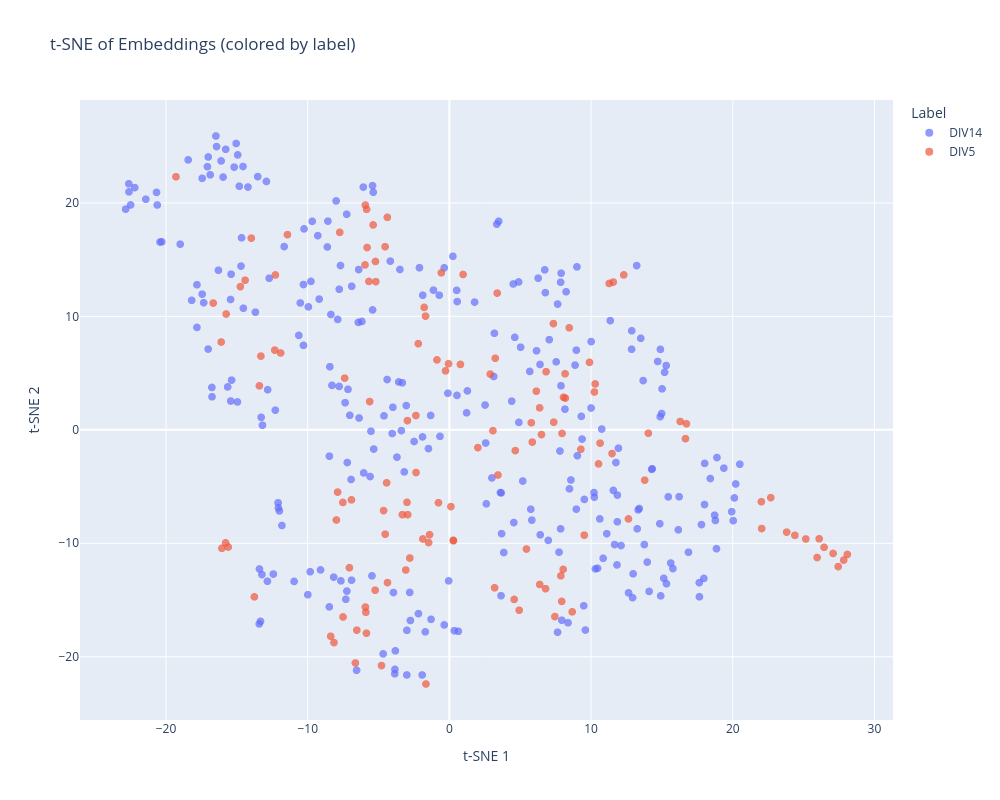
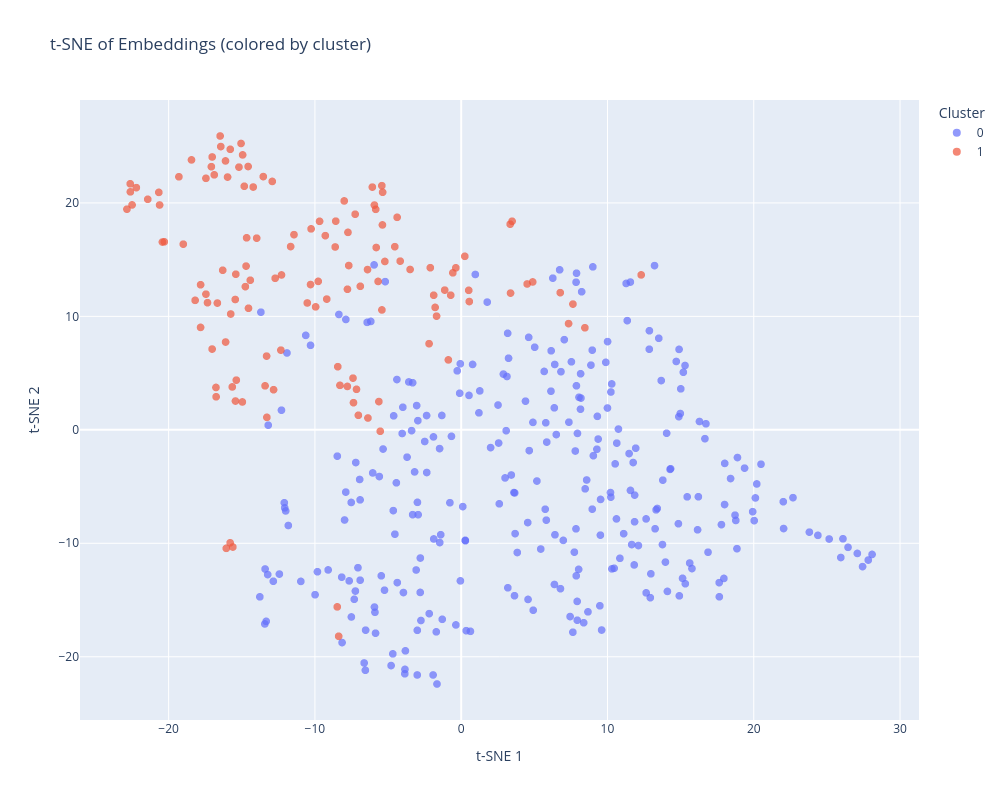

The notebook cell saved with these charts, in order:
### Markdown cell above
## 4. Cluster in embedding space

Clusters are **data-driven** groups in embedding space; they may or may not match your experimental labels. Set `n_clusters` between 2 and the number of images (see [Pipeline API](../../docs/src/content/docs/advanced/api/pipeline.md)). After clustering, labels are stored under metadata key `cluster`.

### Code cell
pheno.compute_clustering(n_clusters=2, clustering_method="kmeans", dbscan_eps=0.5)
print(pheno.get_available_property_keys())
print(pheno.get_available_metadata_keys())

pheno.plot_tsne(color_by="label")
pheno.plot_tsne(color_by="cluster")

### Figure 1 — Plotly figure (JSON) as saved in the notebook; plotly's stock layout.template omitted (floating-point values rounded to 4 significant figures; data arrays with more than 128 entries replaced by an {"elided": "..."} marker saying what was removed)
{"data": [{"customdata": {"elided": "289x19 mixed values"}, "hovertemplate": "Label=%{customdata[8]}<br>Component 1=%{x}<br>Component 2=%{y}<br>Index=%{customdata[0]}<br>Image=%{customdata[1]}<br>Batch=%{customdata[2]}<br>Cluster=%{customdata[3]}<br>Dataset-idx=%{customdata[4]}<br>Dpi=%{customdata[5]}<br>Filename=%{customdata[6]}<br>Id=%{customdata[7]}<br>Mask_path=%{customdata[9]}<br>Max_value=%{customdata[10]}<br>Min_value=%{customdata[11]}<br>Protein=%{customdata[12]}<br>Intensity_entropy=%{customdata[13]}<br>Intensity_max=%{customdata[14]}<br>Intensity_mean=%{customdata[15]}<br>Intensity_min=%{customdata[16]}<br>Intensity_std=%{customdata[17]}<br>Sharpness_metric=%{customdata[18]}<extra></extra>", "legendgroup": "DIV14", "marker": {"color": "#636efa", "opacity": 0.7, "size": 8, "symbol": "circle"}, "mode": "markers", "name": "DIV14", "showlegend": true, "type": "scattergl", "x": {"elided": "289 float values"}, "xaxis": "x", "y": {"elided": "289 float values"}, "yaxis": "y"}, {"customdata": {"elided": "135x19 mixed values"}, "hovertemplate": "Label=%{customdata[8]}<br>Component 1=%{x}<br>Component 2=%{y}<br>Index=%{customdata[0]}<br>Image=%{customdata[1]}<br>Batch=%{customdata[2]}<br>Cluster=%{customdata[3]}<br>Dataset-idx=%{customdata[4]}<br>Dpi=%{customdata[5]}<br>Filename=%{customdata[6]}<br>Id=%{customdata[7]}<br>Mask_path=%{customdata[9]}<br>Max_value=%{customdata[10]}<br>Min_value=%{customdata[11]}<br>Protein=%{customdata[12]}<br>Intensity_entropy=%{customdata[13]}<br>Intensity_max=%{customdata[14]}<br>Intensity_mean=%{customdata[15]}<br>Intensity_min=%{customdata[16]}<br>Intensity_std=%{customdata[17]}<br>Sharpness_metric=%{customdata[18]}<extra></extra>", "legendgroup": "DIV5", "marker": {"color": "#EF553B", "opacity": 0.7, "size": 8, "symbol": "circle"}, "mode": "markers", "name": "DIV5", "showlegend": true, "type": "scattergl", "x": {"elided": "135 float values"}, "xaxis": "x", "y": {"elided": "135 float values"}, "yaxis": "y"}], "layout": {"height": 800, "legend": {"title": {"text": "Label"}, "tracegroupgap": 0}, "title": {"text": "t-SNE of Embeddings (colored by label)"}, "width": 1000, "xaxis": {"anchor": "y", "domain": [0, 1], "title": {"text": "t-SNE 1"}}, "yaxis": {"anchor": "x", "domain": [0, 1], "title": {"text": "t-SNE 2"}}}}

### Figure 2 — Plotly figure (JSON) as saved in the notebook; plotly's stock layout.template omitted (floating-point values rounded to 4 significant figures; data arrays with more than 128 entries replaced by an {"elided": "..."} marker saying what was removed)
{"data": [{"customdata": {"elided": "292x19 mixed values"}, "hovertemplate": "Cluster=%{customdata[3]}<br>Component 1=%{x}<br>Component 2=%{y}<br>Index=%{customdata[0]}<br>Image=%{customdata[1]}<br>Batch=%{customdata[2]}<br>Dataset-idx=%{customdata[4]}<br>Dpi=%{customdata[5]}<br>Filename=%{customdata[6]}<br>Id=%{customdata[7]}<br>Label=%{customdata[8]}<br>Mask_path=%{customdata[9]}<br>Max_value=%{customdata[10]}<br>Min_value=%{customdata[11]}<br>Protein=%{customdata[12]}<br>Intensity_entropy=%{customdata[13]}<br>Intensity_max=%{customdata[14]}<br>Intensity_mean=%{customdata[15]}<br>Intensity_min=%{customdata[16]}<br>Intensity_std=%{customdata[17]}<br>Sharpness_metric=%{customdata[18]}<extra></extra>", "legendgroup": "0", "marker": {"color": "#636efa", "opacity": 0.7, "size": 8, "symbol": "circle"}, "mode": "markers", "name": "0", "showlegend": true, "type": "scattergl", "x": {"elided": "292 float values"}, "xaxis": "x", "y": {"elided": "292 float values"}, "yaxis": "y"}, {"customdata": {"elided": "132x19 mixed values"}, "hovertemplate": "Cluster=%{customdata[3]}<br>Component 1=%{x}<br>Component 2=%{y}<br>Index=%{customdata[0]}<br>Image=%{customdata[1]}<br>Batch=%{customdata[2]}<br>Dataset-idx=%{customdata[4]}<br>Dpi=%{customdata[5]}<br>Filename=%{customdata[6]}<br>Id=%{customdata[7]}<br>Label=%{customdata[8]}<br>Mask_path=%{customdata[9]}<br>Max_value=%{customdata[10]}<br>Min_value=%{customdata[11]}<br>Protein=%{customdata[12]}<br>Intensity_entropy=%{customdata[13]}<br>Intensity_max=%{customdata[14]}<br>Intensity_mean=%{customdata[15]}<br>Intensity_min=%{customdata[16]}<br>Intensity_std=%{customdata[17]}<br>Sharpness_metric=%{customdata[18]}<extra></extra>", "legendgroup": "1", "marker": {"color": "#EF553B", "opacity": 0.7, "size": 8, "symbol": "circle"}, "mode": "markers", "name": "1", "showlegend": true, "type": "scattergl", "x": {"elided": "132 float values"}, "xaxis": "x", "y": {"elided": "132 float values"}, "yaxis": "y"}], "layout": {"height": 800, "legend": {"title": {"text": "Cluster"}, "tracegroupgap": 0}, "title": {"text": "t-SNE of Embeddings (colored by cluster)"}, "width": 1000, "xaxis": {"anchor": "y", "domain": [0, 1], "title": {"text": "t-SNE 1"}}, "yaxis": {"anchor": "x", "domain": [0, 1], "title": {"text": "t-SNE 2"}}}}
